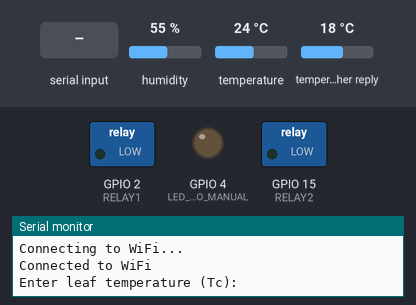
This sketch was run on a simulated ESP32. On the bench: switched loads named in the sketch (green lamp = pin HIGH), output pins drawn as LEDs (lit = HIGH), the last lines printed to the serial monitor. The test bench sets the inputs (shaded band); at power-on: humidity 55 %, temperature 24 °C, temperature in the weather reply 18 °C. WiFi joins after 1.5 s; servers stay silent unless stated; web services answer with replies made up by the test bench.

Above: at 3.2 s.
3.3 s: "Rain" received over Serial
At 5.6 s:
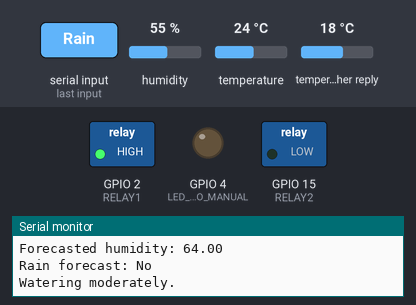
Timing chart, 0 to 7.1 s (numbered marks = the images above; inputs shaded):
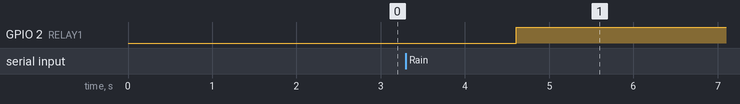

The sketch:

D_aTr_nC_yTr_ng+API.ino
```cpp
//Phương pháp dựa trên cây trồng + API
#include <DHT.h>
#include <WiFi.h>
#include <HTTPClient.h>
#include <ArduinoJson.h>

// Cấu hình DHT
#define DHTPIN 14
#define DHTTYPE DHT11
DHT dht(DHTPIN, DHTTYPE);

// Cấu hình GPIO
#define RELAY1 2
#define RELAY2 15
#define LED_AUTO_MANUAL 4
#define BUTTON_AUTO_MANUAL 5
#define SOIL_SENSOR_PIN 34 // Chân cảm biến độ ẩm đất

// Thông tin mạng Wi-Fi
const char* ssid = "HUAWEIY9PRIME2019";
const char* password = "yesido08";

// API key OpenWeatherMap và địa chỉ API
const String API_KEY = "70776dedcb452d7cfebda26b6b167e53";
const float LAT = 10.8231;  // Vĩ độ
const float LON = 106.6297; // Kinh độ

float Tc;  // Nhiệt độ tán lá (nhập tay)
float Ta;  // Nhiệt độ không khí (đọc từ DHT11)
float VPD = 1.5;  // Giá trị VPD (có thể thay đổi)
float VPG = 2.0;  // Giá trị VPG (có thể thay đổi)

// Hàm đọc dữ liệu độ ẩm đất
int readSoilMoisture() {
  int value = analogRead(SOIL_SENSOR_PIN); // Đọc giá trị cảm biến độ ẩm
  return value;
}

// Hàm tính toán CWSI
float calculateCWSI(float Tc, float Ta) {
  float a = 1.0, b = 0.5;  // Các hằng số trong công thức
  float Ta_L = a + b * VPD;  // Đường cơ sở thấp
  float Ta_U = a + b * VPG;  // Đường cơ sở cao
  return ((Tc - Ta) - Ta_L) / (Ta_U - Ta_L);  // Công thức tính CWSI
}

// Hàm logic mờ cho tưới tiêu (dựa trên CWSI và độ ẩm đất)
int fuzzyLogic(float CWSI, int soilMoisture, float tempForecast, float humidityForecast, bool isRain) {
    // Kiểm tra dự báo thời tiết
    if (isRain) {
        return 0;  // Nếu có mưa, không cần tưới
    }

    // Kiểm tra các điều kiện tưới nước
    if (tempForecast > 30.0 || CWSI > 0.6 || soilMoisture < 1000) {
        return 2;  // Tưới nhiều nếu nhiệt độ cao hoặc CWSI > 0.6
    } else if ((CWSI >= 0.2 && CWSI < 0.6) || (soilMoisture >= 1000 && soilMoisture <= 2999)) {
        return 1;  // Tưới vừa phải nếu CWSI từ 0.2 đến 0.6 hoặc độ ẩm đất từ 1000 đến 2999
    } else {
        return 0;  // Không tưới nếu CWSI nhỏ hơn 0.2 và độ ẩm đất lớn hơn 3000
    }
}


// Hàm lấy dữ liệu dự báo thời tiết từ OpenWeatherMap
void getWeatherForecast(float& tempForecast, float& humidityForecast, bool& isRain) {
  HTTPClient http;
  String url = "http://api.openweathermap.org/data/2.5/forecast?lat=" + String(LAT) + "&lon=" + String(LON) + "&units=metric&appid=" + API_KEY;

  http.begin(url);
  int httpCode = http.GET();

  if (httpCode > 0) {
    String payload = http.getString();
    // Phân tích dữ liệu JSON trả về
    DynamicJsonDocument doc(1024);
    deserializeJson(doc, payload);

    tempForecast = doc["list"][0]["main"]["temp"];  // Nhiệt độ dự báo
    humidityForecast = doc["list"][0]["main"]["humidity"];  // Độ ẩm dự báo
    isRain = doc["list"][0]["weather"][0]["main"].as<String>() == "Rain";  // Kiểm tra khả năng mưa
  } else {
    Serial.println("Error in API request");
  }

  http.end();
}

void setup() {
  Serial.begin(115200);
  dht.begin();  // Khởi tạo cảm biến DHT11
  pinMode(RELAY1, OUTPUT);
  pinMode(RELAY2, OUTPUT);
  pinMode(LED_AUTO_MANUAL, OUTPUT);  // Đèn báo chế độ tự động / thủ công
  pinMode(BUTTON_AUTO_MANUAL, INPUT_PULLUP);  // Nút chuyển chế độ tự động / thủ công

  // Kết nối Wi-Fi
  WiFi.begin(ssid, password);
  while (WiFi.status() != WL_CONNECTED) {
    delay(1000);
    Serial.println("Connecting to WiFi...");
  }
  Serial.println("Connected to WiFi");
}

void loop() {
  // Nhập nhiệt độ tán lá (Tc) từ người dùng qua Serial Monitor
  Serial.println("Enter leaf temperature (Tc):");
  while (Serial.available() == 0) {
    // Chờ người dùng nhập giá trị
  }
  Tc = Serial.parseFloat();  // Đọc giá trị nhập từ Serial

  // Đọc nhiệt độ không khí từ cảm biến DHT11
  Ta = dht.readTemperature();
  if (isnan(Ta)) {
    Serial.println("Failed to read temperature from DHT sensor!");
    return;
  }

  // Đọc độ ẩm đất
  int soilMoisture = readSoilMoisture();

  // In thông tin
  Serial.print("Leaf temperature (Tc): ");
  Serial.println(Tc);
  Serial.print("Air temperature (Ta): ");
  Serial.println(Ta);
  Serial.print("Soil moisture: ");
  Serial.println(soilMoisture);

  // Tính toán CWSI
  float CWSI = calculateCWSI(Tc, Ta);
  Serial.print("CWSI: ");
  Serial.println(CWSI);

  // Lấy dự báo thời tiết
  float tempForecast, humidityForecast;
  bool isRain;
  getWeatherForecast(tempForecast, humidityForecast, isRain);

  Serial.print("Forecasted temperature: ");
  Serial.println(tempForecast);
  Serial.print("Forecasted humidity: ");
  Serial.println(humidityForecast);
  Serial.print("Rain forecast: ");
  Serial.println(isRain ? "Yes" : "No");

  // Quyết định tưới tiêu
  int action = fuzzyLogic(CWSI, soilMoisture, tempForecast, humidityForecast, isRain);
  if (action == 0) {
    Serial.println("No watering needed.");
    digitalWrite(RELAY1, LOW);  // Tắt bơm nước
    digitalWrite(RELAY2, LOW);
  } else if (action == 1) {
    Serial.println("Watering moderately.");
    digitalWrite(RELAY1, HIGH); // Bật bơm một phần
    digitalWrite(RELAY2, LOW);
  } else {
    Serial.println("Watering heavily.");
    digitalWrite(RELAY1, HIGH); // Bật cả hai relay
    digitalWrite(RELAY2, HIGH);
  }

  delay(5000);  // Chờ 5 giây trước khi đọc lại
}
```

Measured:
- after the input at 3.3 s, GPIO 2 (RELAY1): LOW → HIGH after 1.3 s
